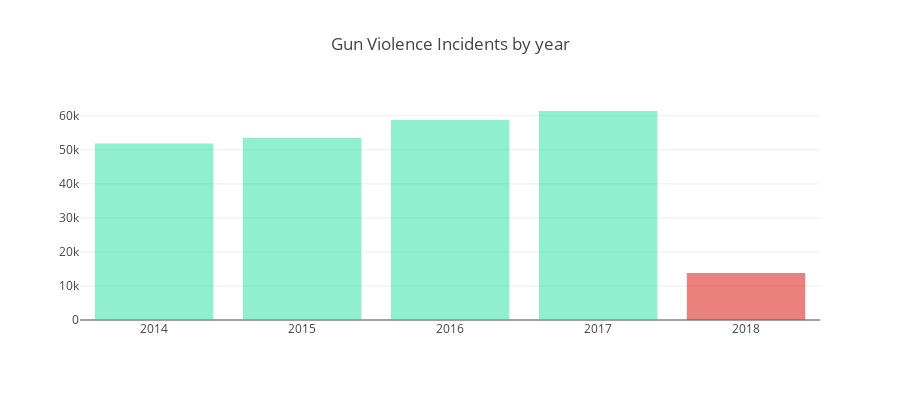

The code cell stored with this chart in its notebook:
### Markdown cell above
## <a id="2">2. Exploring Time Related Trends of Gun Violence</a>

In this section, I will analyse the time related trends related to Gun Violence Incidents. This includes the number of incidents which occured by years, months, weekdays etc. 

### <a id="2.1">2.1 Number of Gun Violence Incidents by Years </a>

Lets plot the number of gun violence incidents by years. I have not included the data from the years 2014 onwards.

### Code cell
# function to aggregate and return keys and values
def create_stack_bar_data(col):
    aggregated = df[col].value_counts()
    x_values = aggregated.index.tolist()
    y_values = aggregated.values.tolist()
    return x_values, y_values

x1, y1 = create_stack_bar_data('year')
x1 = x1[:-1]
y1 = y1[:-1]
trace1 = go.Bar(x=x1, y=y1, opacity=0.75, name="year count", marker=dict(color=['rgba(10, 220, 150, 0.6)', 'rgba(10, 220, 150, 0.6)', 'rgba(10, 220, 150, 0.6)', 'rgba(10, 220, 150, 0.6)', 'rgba(222,45,38,0.8)']))
layout = dict(height=400, title='Gun Violence Incidents by year', legend=dict(orientation="h"));
fig = go.Figure(data=[trace1], layout=layout);
iplot(fig);

### Figure 1 — Plotly figure (JSON) as saved in the notebook; plotly's stock layout.template omitted (floating-point values rounded to 4 significant figures)
{"data": [{"marker": {"color": ["rgba(10, 220, 150, 0.6)", "rgba(10, 220, 150, 0.6)", "rgba(10, 220, 150, 0.6)", "rgba(10, 220, 150, 0.6)", "rgba(222,45,38,0.8)"]}, "name": "year count", "opacity": 0.75, "type": "bar", "uid": "a01dc809-6a81-4059-bca8-ec07c06aabbd", "x": [2017, 2016, 2015, 2014, 2018], "y": [61402, 58763, 53579, 51854, 13802]}], "layout": {"height": 400, "legend": {"orientation": "h"}, "title": {"text": "Gun Violence Incidents by year"}}}
